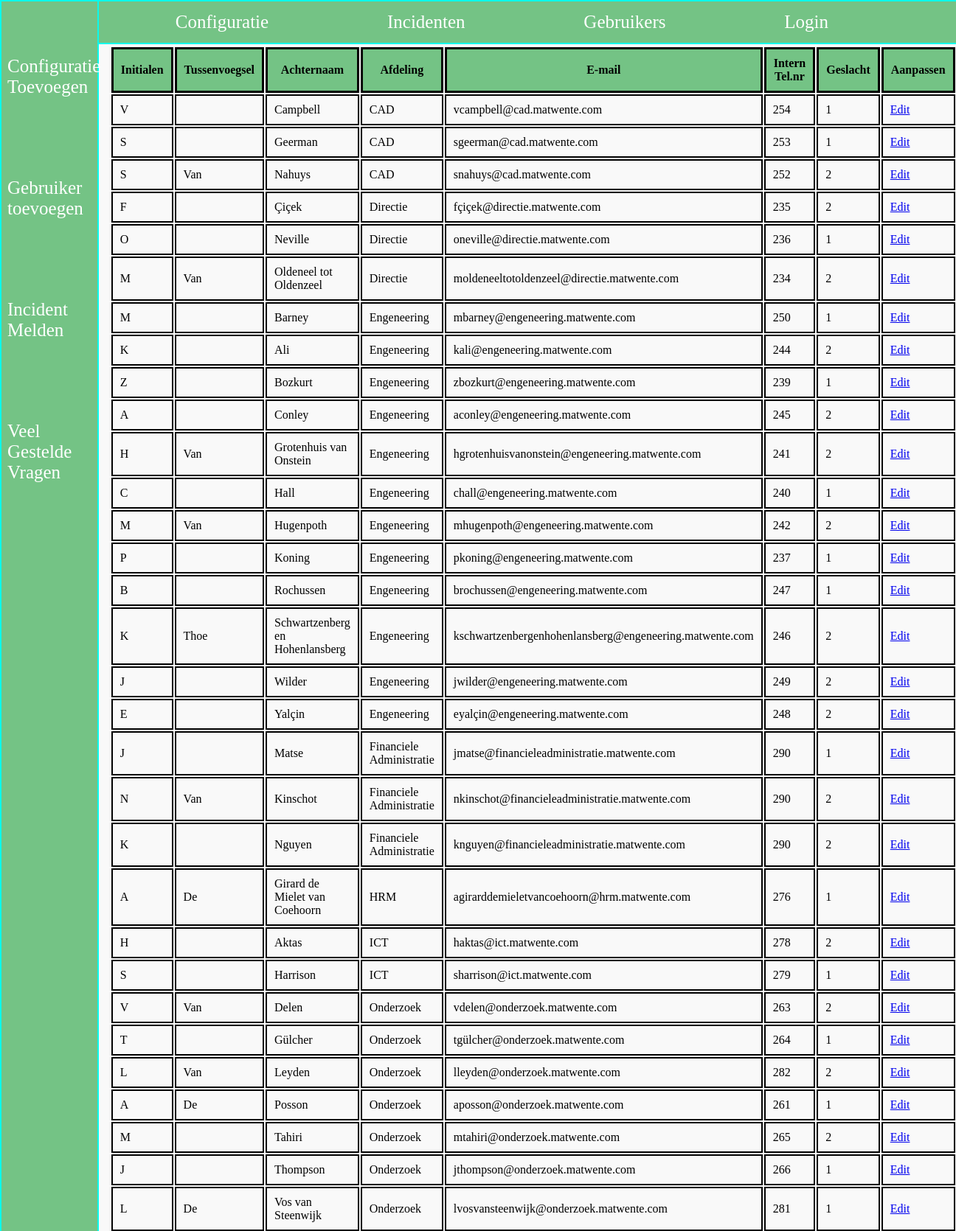
The app's page /php/gebruikers.php (upper part) with its own data.
### tables this page shows
CREATE TABLE `user` (
  `userID` int(11) NOT NULL,
  `initials` varchar(1) DEFAULT NULL,
  `surname` varchar(50) DEFAULT NULL,
  `middleName` varchar(50) DEFAULT NULL,
  `departmentID` int(11) DEFAULT NULL,
  `interncell` varchar(3) DEFAULT NULL,
  `sex` int(3) DEFAULT NULL,
  `email` varchar(80) DEFAULT NULL,
  `password` varchar(50) DEFAULT NULL,
  `userType` int(3) DEFAULT NULL
);

CREATE TABLE `departments` (
  `departmentID` int(11) NOT NULL,
  `departmentName` varchar(50) DEFAULT NULL,
  `location` int(3) DEFAULT NULL
);

### php/gebruikers.php (the view, shortened to what this page needs)
<?php
$servername = "localhost";
$username = "root";
$password = "";
$dbname = "twente";
$conn = mysqli_connect($servername, $username, $password, $dbname);
$sql = "SELECT user.userID, departments.departmentName, user.initials, user.surname, user.middleName, user.sex, user.interncell, user.email FROM user INNER JOIN departments ON user.departmentID = departments.departmentID";
$result = mysqli_query($conn,$sql);
?>
<!doctype html>
<html lang="nl">
<?php include('../include/header.php');?>
<body>
	<?php include('../include/navigatie.php');?>
<br>
<br>
<br>
	<div class=table>
	<table class="incidenten" name="incidenten">
	<tr>
	  <th> Initialen</th>
		<th> Tussenvoegsel</th>
		<th> Achternaam </th>
	  <th> Afdeling </th>
		<th> E-mail </th>
		<th> Intern Tel.nr</th>
		<th> Geslacht</th>
		<th> Aanpassen </th>
	</tr>
	<?php
	if (mysqli_num_rows($result) > 1){
	  while($row = mysqli_fetch_assoc($result)){
	    echo "<tr><td>".$row["initials"]."</td>
			<td>".$row["middleName"]."</td>
	    <td>".$row["surname"]."</td>
	    <td>".$row["departmentName"]."</td>
			<td>".$row["email"]."</td>
			<td>".$row["interncell"]."</td>
			<td>".$row["sex"]."</td>
			<td><a href='details.php?id=".$row["userID"]."'>"."Edit"."</td>
			 </tr>";
	  }
	}
	else{
	  echo "Error";
	}
	?>
</table>
</div>
	</body>
</html>

### include/header.php (shortened to what this page needs)
<head>
	<link rel="stylesheet" href="../css/style.css">
	<link rel="stylesheet" href="../css/navigatie.css">
</head>

### include/navigatie.php
<div class="topnav">
	<a href="configuraties.php">Configuratie</a>
    <a href="incidenten.php">Incidenten</a>
	<a href="gebruikers.php">Gebruikers</a>
	<a href="login.php">Login</a>
</div>
<div class="sidenav">
	<a href="configuratietoevoegen.php">Configuratie Toevoegen</a>
	<a href="gebruikertoevoegen.php">Gebruiker toevoegen</a>
	<a href="incidentmeld.php">Incident Melden</a>
	<a href="faq.php">Veel Gestelde Vragen</a>
</div>

### css/style.css (style rules this page uses)
html { font-family:Century Gothic; height:100%; width:100%; background:#f9f9f9; }
div.table { margin-left:11%; margin-bottom: 5%; }
th { border: 3px solid black; padding: 10px; background-color:#74c385; }
td { border: 2px solid black; padding: 10px; }

### css/navigatie.css (style rules this page uses)
.topnav { width:93.80%; border-top: 2px solid #08faec; border-right: 2px solid #08faec; border-left: 2px solid #08faec; border-bottom: 2px solid #08faec; margin-top:-0.6%; margin-left:-0.6%; overflow: hidden; background-color:#74c385; padding-left: 7%; font-family: 'lemonMilk'; position: fixed; }
.topnav a { padding: 6px 4px 0px 16px; margin-left: 10.6%; float: left; color: white; text-align: center; padding: 14px 16px; text-decoration: none; font-size: 25px; }
.sidenav { border-top: 2px solid #08faec; border-right: 2px solid #08faec; border-left: 2px solid #08faec; border-bottom: 2px solid #08faec; height: auto; width: auto; max-width: 10%; min-height: 100%; top: 0; left: 0; position: fixed; background-color: #74c385; margin-top:auto; text-overflow: ellipsis; font-family: 'lemonMilk'; }
.sidenav a { margin-top:30%; padding: 35px 8px 35px 8px; text-decoration: none; font-size: 25px; color: white; display: block; }

### records on screen
user: initials "V", surname "Campbell", departmentID.departmentName "CAD", email "vcampbell@cad.matwente.com", interncell "254", sex "1"
user: initials "S", surname "Geerman", departmentID.departmentName "CAD", email "sgeerman@cad.matwente.com", interncell "253", sex "1"
user: initials "S", middleName "Van", surname "Nahuys", departmentID.departmentName "CAD", email "snahuys@cad.matwente.com", interncell "252", sex "2"
user: initials "F", surname "Çiçek", departmentID.departmentName "Directie", email "fçiçek@directie.matwente.com", interncell "235", sex "2"
user: initials "O", surname "Neville", departmentID.departmentName "Directie", email "oneville@directie.matwente.com", interncell "236", sex "1"
user: initials "M", middleName "Van", surname "Oldeneel tot Oldenzeel", departmentID.departmentName "Directie", email "moldeneeltotoldenzeel@directie.matwente.com", interncell "234", sex "2"
user: initials "M", surname "Barney", departmentID.departmentName "Engeneering", email "mbarney@engeneering.matwente.com", interncell "250", sex "1"
user: initials "K", surname "Ali", departmentID.departmentName "Engeneering", email "kali@engeneering.matwente.com", interncell "244", sex "2"
user: initials "Z", surname "Bozkurt", departmentID.departmentName "Engeneering", email "zbozkurt@engeneering.matwente.com", interncell "239", sex "1"
user: initials "A", surname "Conley", departmentID.departmentName "Engeneering", email "aconley@engeneering.matwente.com", interncell "245", sex "2"
user: initials "H", middleName "Van", surname "Grotenhuis van Onstein", departmentID.departmentName "Engeneering", email "hgrotenhuisvanonstein@engeneering.matwente.com", interncell "241", sex "2"
user: initials "C", surname "Hall", departmentID.departmentName "Engeneering", email "chall@engeneering.matwente.com", interncell "240", sex "1"
user: initials "M", middleName "Van", surname "Hugenpoth", departmentID.departmentName "Engeneering", email "mhugenpoth@engeneering.matwente.com", interncell "242", sex "2"
user: initials "P", surname "Koning", departmentID.departmentName "Engeneering", email "pkoning@engeneering.matwente.com", interncell "237", sex "1"
user: initials "B", surname "Rochussen", departmentID.departmentName "Engeneering", email "brochussen@engeneering.matwente.com", interncell "247", sex "1"
user: initials "K", middleName "Thoe", surname "Schwartzenberg en Hohenlansberg", departmentID.departmentName "Engeneering", email "kschwartzenbergenhohenlansberg@engeneering.matwente.com", interncell "246", sex "2"
user: initials "J", surname "Wilder", departmentID.departmentName "Engeneering", email "jwilder@engeneering.matwente.com", interncell "249", sex "2"
user: initials "E", surname "Yalçin", departmentID.departmentName "Engeneering", email "eyalçin@engeneering.matwente.com", interncell "248", sex "2"
user: initials "J", surname "Matse", departmentID.departmentName "Financiele Administratie", email "jmatse@financieleadministratie.matwente.com", interncell "290", sex "1"
user: initials "N", middleName "Van", surname "Kinschot", departmentID.departmentName "Financiele Administratie", email "nkinschot@financieleadministratie.matwente.com", interncell "290", sex "2"
user: initials "K", surname "Nguyen", departmentID.departmentName "Financiele Administratie", email "knguyen@financieleadministratie.matwente.com", interncell "290", sex "2"
user: initials "A", middleName "De", surname "Girard de Mielet van Coehoorn", departmentID.departmentName "HRM", email "agirarddemieletvancoehoorn@hrm.matwente.com", interncell "276", sex "1"
user: initials "H", surname "Aktas", departmentID.departmentName "ICT", email "haktas@ict.matwente.com", interncell "278", sex "2"
user: initials "S", surname "Harrison", departmentID.departmentName "ICT", email "sharrison@ict.matwente.com", interncell "279", sex "1"
user: initials "V", middleName "Van", surname "Delen", departmentID.departmentName "Onderzoek", email "vdelen@onderzoek.matwente.com", interncell "263", sex "2"
user: initials "T", surname "Gülcher", departmentID.departmentName "Onderzoek", email "tgülcher@onderzoek.matwente.com", interncell "264", sex "1"
user: initials "L", middleName "Van", surname "Leyden", departmentID.departmentName "Onderzoek", email "lleyden@onderzoek.matwente.com", interncell "282", sex "2"
user: initials "A", middleName "De", surname "Posson", departmentID.departmentName "Onderzoek", email "aposson@onderzoek.matwente.com", interncell "261", sex "1"
user: initials "M", surname "Tahiri", departmentID.departmentName "Onderzoek", email "mtahiri@onderzoek.matwente.com", interncell "265", sex "2"
user: initials "J", surname "Thompson", departmentID.departmentName "Onderzoek", email "jthompson@onderzoek.matwente.com", interncell "266", sex "1"
user: initials "L", middleName "De", surname "Vos van Steenwijk", departmentID.departmentName "Onderzoek", email "lvosvansteenwijk@onderzoek.matwente.com", interncell "281", sex "1"
